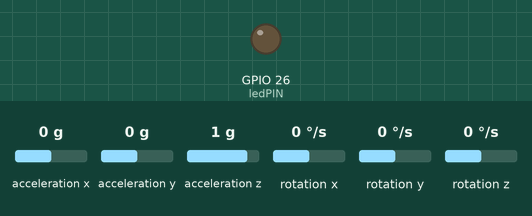
A sketch run on a simulated ESP32. On the bench: output pins drawn as LEDs (lit = HIGH). The inputs (shaded band) are chosen by the test bench; at power-on: acceleration x 0 g, acceleration y 0 g, acceleration z 1 g, rotation x 0 °/s, rotation y 0 °/s, rotation z 0 °/s. WiFi joins after 1.5 s; servers stay silent unless stated; the local clock reads 2024-03-15 10:24:30 at power-on unless the sketch sets it; storage starts empty.

Above: at 0.0 s.
At 17.1 s:
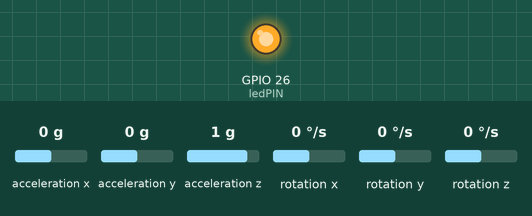
Timing chart, 0 to 42.5 s (numbered marks = the images above):
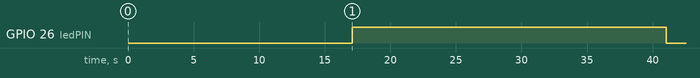

The sketch:

SDsinDeepSleep.ino
```cpp
// Import required libraries
#include <MPU9250_asukiaaa.h>
#include "WiFi.h"
//#include "ESPAsyncWebServer.h"
//#include "SPIFFS.h"
#include "time.h"
// Libraries for SD card
#include "FS.h"
#include "SD.h"
#include <SPI.h>

// --- VARIABLES QUE DETERMINAN EL MUESTREO ----
//Tiempo total de muestreo (en segundos):
const int ttotal = 20; //segundos
//Periodo de muestreo (en us):
const int period = 10000; // Cada 100.000 us (10 Hz)
const float period_s = 0.01; // lo mismo que lo anterior pero en seg
//Numero de muestras a tomar en base a lo anterior:
const int maxCont = round(ttotal*1000000/period);
//LED para saber que se están capturando datos:
const int ledPIN = 26; //Sera de utilidad para la toma de datos
//Condicion para realizar el muestreo:
bool cogerDatos = true;

// ------------ SD ----------------------
//Pin al que se conecta la tarjeta SD:
//#define SD_CS 5 //Creo que no hace falta ya que esta integrada en el ESP32
//Para el ID de los datos:
int readingID = 0;
//Dato en String que se guarda en el txt
String dataMessage;
//*************************************************
//Nombre del archivo que generamos y que
//podemos usar para la clase de dato que guardamos:
String filename = "/pruebasincable.txt";
//*************************************************

// ------------- IMU (I2C) ---------------
#ifdef _ESP32_HAL_I2C_H_
#define SDA_PIN 21
#define SCL_PIN 22
#endif
MPU9250_asukiaaa mySensor;
float aX, aY, aZ, aSqrt, gX, gY, gZ, mDirection, mX, mY, mZ;
float dax=0.0, day=0.0, daz=0.0, iax=0.0, iay=0.0, iaz=0.0, norm; //Derivadas, integradores y modulo de la aceleracion
float aX_prev=0.0, aY_prev=0.0, aZ_prev = 0.0;
//float offsetX, offsetY, offsetZ, modulo2;
//float aXtotal = 0.0, aYtotal = 0.0, aZtotal = 0.0;

// ------------- Wi-Fi -----------------
// Replace with your network credentials
const char* ssid = "OrdenadorJavier";
const char* password = "holaquetal";

// -------------- NTP ------------------
const char* ntpServer = "pool.ntp.org";
const long  gmtOffset_sec = 3600;
const int   daylightOffset_sec = 3600;
struct tm timeinfo;
int h, m, s; // Hora, minuto, segundo
String horaS;

// ---------- INTERRUPCION -------------
//Variable para detectar interrupción, y contador:
volatile int interruptCounter;
//Creamos un puntero que represente a un timer
hw_timer_t * timer = NULL;
//Creamos una variable de tipo portMUX_type que nos permita sincronizar la variable volatile
portMUX_TYPE timerMux = portMUX_INITIALIZER_UNLOCKED;
//Contador de interrupciones hechas:
int cont = 0;
//Interrupcion:
void IRAM_ATTR onTimer() {
  portENTER_CRITICAL_ISR(&timerMux);
  interruptCounter=1;
  portEXIT_CRITICAL_ISR(&timerMux);
}


// ------------- SETUP -----------------
void setup(){
  // **** SET-UP del puerto serie *****
  //Serial.begin(115200);
  //while(!Serial);
  delay(5000); //5 segundos anhadidos por si se quiere esperar a ejecutar lo de abajo

  // ******** SET-UP del IMU **********
  #ifdef _ESP32_HAL_I2C_H_ // For ESP32
    Wire.begin(SDA_PIN, SCL_PIN);
    mySensor.setWire(&Wire);
  #endif
  mySensor.beginAccel();
  if (mySensor.accelUpdate() == 0) {
    aX = mySensor.accelX();
    aY = mySensor.accelY();
    aZ = mySensor.accelZ();
  } else {
    //Serial.println("Cannot read accel values");
  }

  // ******** SET-UP del Wi-Fi **********
  WiFi.begin(ssid, password);
  while (WiFi.status() != WL_CONNECTED) {
    delay(1000);
    //Serial.println("Connecting to WiFi..");
  }

  // **** SET-UP de la tarjeta SD *****
  SD.begin();
  if(!SD.begin()) {
    //Serial.println("Card Mount Failed");
    return;
  }
  uint8_t cardType = SD.cardType();
  if(cardType == CARD_NONE) {
    //Serial.println("No SD card attached");
    return;
  }
  //Serial.println("Initializing SD card...");
  if (!SD.begin()) {
    //Serial.println("ERROR - SD card initialization failed!");
    return; // init failed
  }

  // **** SET-UP del archivo *****
  // If the data.txt file doesn't exist
  // Create a file on the SD card and write the data labels
  File file = SD.open(filename.c_str());
  if(!file) {
    //Serial.println("File doens't exist");
    //Serial.println("Creating file...");
    writeFile(SD, filename.c_str(), "ax;ay;az;temp;dax;day;daz;iax;iay;iaz;norm\r\n");
  }
  else {
    //Serial.println("File already exists");
  }
  file.close();

  // ******** SET-UP del NTP **********
  configTime(gmtOffset_sec, daylightOffset_sec, ntpServer);

  // ******** SET-UP del timer **********
  timer = timerBegin(0, 80, true); //Por orden: asociamos el timer al canal 0, prescaler de 80 -> freq=80/80=1 MHz, y el conteo es en sentido ascendente.
  timerAttachInterrupt(timer, &onTimer, true); //Asignamos el timer a la interrip. onTimer, y la interrupción se genera tras producirse el flanco de timer correspondiente.
  timerAlarmWrite(timer, period, true); //Interrupcion = 100.000 conteos (100 ms) e indicamos que cada vez que llegue a ese valor, el conteo se renueve.
  timerAlarmEnable(timer); //activamos la interrupción.

  // ****** SET-UP LED ******
  pinMode(ledPIN , OUTPUT);
  delay(10000); // 10 segundos de espera para preparar el movimiento
  digitalWrite(ledPIN , HIGH); // Se enciende el LED avisando de que comienza la toma de datos
}

// ------------- LOOP -----------------
void loop(){

  //Entramos a la interrupcion si han pasado 100 ms:
  if ((interruptCounter > 0) and (cogerDatos)) {
    //Inicializamos de nuevo la variable, para detectar de nuevo la itnerrupción en el if
    portENTER_CRITICAL(&timerMux);
    interruptCounter=0;
    portEXIT_CRITICAL(&timerMux);

    //Actualizamos el contador:
    ++cont;

    // ********** SENSOR (IMU) *********
    //Leemos aceleraciones:
    if (mySensor.accelUpdate() == 0) {
        aX = mySensor.accelX();
        aY = mySensor.accelY();
        aZ = mySensor.accelZ();
      }
    else {
      //Serial.println("Cannot read accel values");
    }
    //Para Debugging:
    //Serial.println(String(aX) + " " + String(aY) + " " + String(aZ));

    // ******** LEEMOS HORA NTP ********
    getLocalTime(&timeinfo);
    h = timeinfo.tm_hour;
    m = timeinfo.tm_min;
    s = timeinfo.tm_sec;
    horaS = String(h) + String(m) + String(s);

    // ****** Calculamos las derivadas e integrales *****
    //Derivadas:
    if (cont > 1){
      dax = (aX - aX_prev)/period_s;
      day = (aY - aY_prev)/period_s;
      daz = (aZ - aZ_prev)/period_s;
    }
    aX_prev = aX;
    aY_prev = aY;
    aZ_prev = aZ;

    //Integrales:
    iax = iax + period_s*aX;
    iay = iay + period_s*aY;
    iaz = iaz + period_s*aZ;

    //Norma:
    norm = pow(aX,2.0) + pow(aY,2.0) + pow(aZ,2.0);

    // ****** ESCRIBIMOS EN LA SD ******
    // Aumentamos en 1 el identificador:
    readingID++;
    dataMessage = String(aX) + ";" + String(aY) + ";" + String(aZ) + ";" +
                  String(horaS) + ";" + String(dax) + ";" + String(day) + ";" +
                  String(daz) + ";" + String(iax) + ";" + String(iay) + ";" +
                  String(iaz) + ";" + String(norm) + "\r\n";
    appendFile(SD, filename.c_str(), dataMessage.c_str());

    if (cont > maxCont) {
      cogerDatos = false;
      digitalWrite(ledPIN , LOW); // Se apaga el LED avisando de que termina la toma de datos
    }

  }

}

//---------------- FUNCIONES DE ESCRITURA EN LA SD -------------------
// Write to the SD card:
void writeFile(fs::FS &fs, const char * path, const char * message) {
  //Serial.printf("Writing file: %s\n", path);
  File file = fs.open(path, FILE_WRITE);
  if(!file) {
    //Serial.println("Failed to open file for writing");
    return;
  }
  if(file.print(message)) {
    //Serial.println("File written");
  } else {
    //Serial.println("Write failed");
  }
  file.close();
}

// Append data to the SD card:
void appendFile(fs::FS &fs, const char * path, const char * message) {
  //Serial.printf("Appending to file: %s\n", path);
  File file = fs.open(path, FILE_APPEND);
  if(!file) {
    //Serial.println("Failed to open file for appending");
    return;
  }
  if(file.print(message)) {
    //Serial.println("Message appended");
  } else {
    //Serial.println("Append failed");
  }
  file.close();
}
```

Measured:
- by itself, GPIO 26 (ledPIN): HIGH → LOW at 41.0 s
